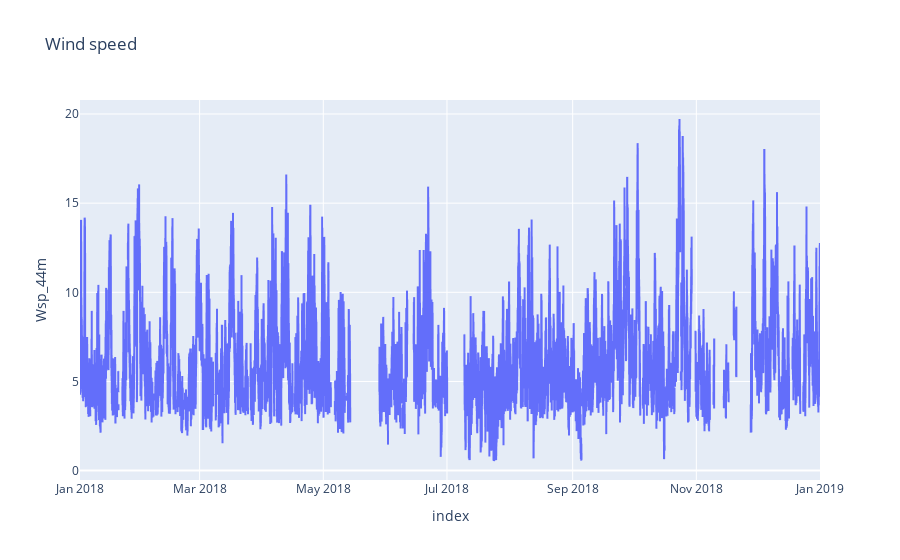

Source (notebook cell):
### Code cell
# plot the wind speed with plotly
fig = px.line(V52_data, x=V52_data.index, y="Wsp_44m", title='Wind speed')
fig.show()

### Figure 1 — Plotly figure (JSON) as saved in the notebook; plotly's stock layout.template omitted (floating-point values rounded to 4 significant figures; data arrays with more than 128 entries replaced by an {"elided": "..."} marker saying what was removed)
{"data": [{"hovertemplate": "index=%{x}<br>Wsp_44m=%{y}<extra></extra>", "legendgroup": "", "line": {"color": "#636efa", "dash": "solid"}, "marker": {"symbol": "circle"}, "mode": "lines", "name": "", "showlegend": false, "type": "scattergl", "x": {"elided": "52561 str values"}, "xaxis": "x", "y": {"elided": "52561 float values"}, "yaxis": "y"}], "layout": {"legend": {"tracegroupgap": 0}, "title": {"text": "Wind speed"}, "xaxis": {"anchor": "y", "domain": [0, 1], "title": {"text": "index"}}, "yaxis": {"anchor": "x", "domain": [0, 1], "title": {"text": "Wsp_44m"}}}}
